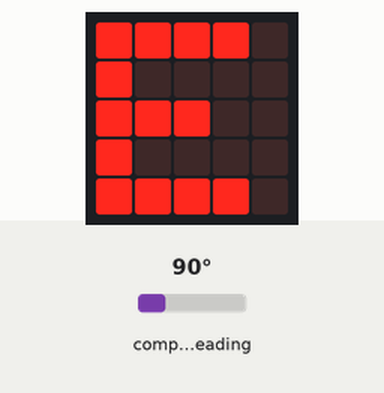
Recording of a program running on a simulated BBC micro:bit (MakeCode). Shown: the board's 5×5 LED display. The inputs (shaded band) are chosen by the test bench; at power-on: compass heading 90°. The compass is already calibrated.

Above: at 1.2 s.
1.3 s: compass heading set to 48°
2.8 s: compass heading set to 40°
At 3.6 s:
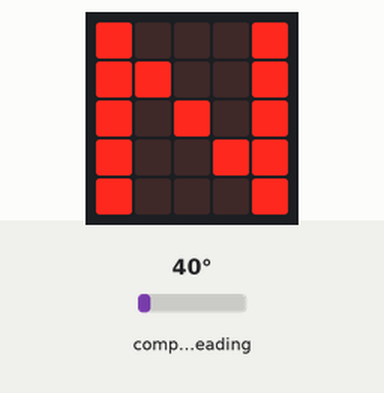
4.5 s: compass heading set to 180°
At 5.1 s:
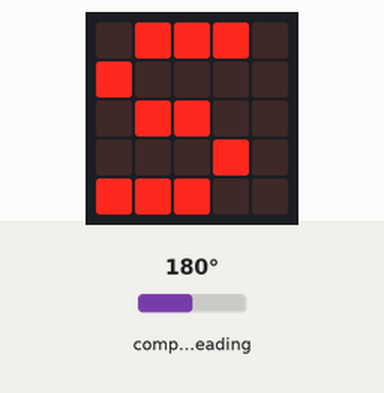
6.1 s: compass heading set to 219°
7.6 s: compass heading set to 230°
At 8.1 s:
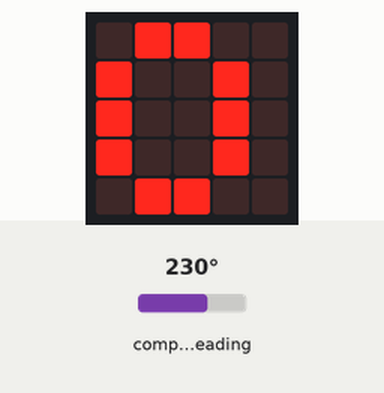
9.2 s: compass heading set to 7°
At 9.6 s:
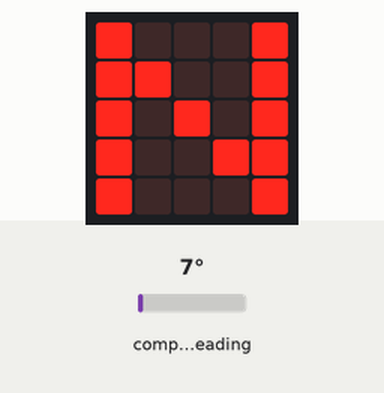
Timing chart, 0 to 11.7 s (numbered marks = the images above; inputs shaded):
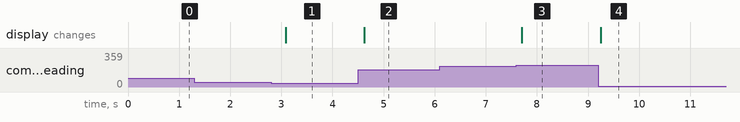

Measured:
- the behaviour switches between 45 and 44° on compass heading (found by bisection; images 0 and 1)
- the behaviour switches between 225 and 226° on compass heading (found by bisection; images 2 and 3)
- after the input at 1.3 s, every drawn part: stays the same
- after the input at 2.8 s, the display: changes after 0.28 s (image 1)
- after the input at 4.5 s, the display: changes after 0.12 s (image 2)
- after the input at 6.1 s, every drawn part: stays the same
- after the input at 7.6 s, the display: changes after 0.11 s (image 3)
- after the input at 9.2 s, the display: changes after 0.05 s (image 4)

The program:

main.ts
```typescript
basic.forever(function () {
    if (input.compassHeading() >= 45 && input.compassHeading() <= 135) {
        basic.showString("E")
    } else if (input.compassHeading() >= 135 && input.compassHeading() <= 225) {
        basic.showString("S")
    } else if (input.compassHeading() >= 225 && input.compassHeading() <= 315) {
        basic.showString("O")
    } else {
        basic.showString("N")
    }
})
```

test.ts
```typescript
// aquí va el archivo "tests"; esto no se compilará cuando este paquete se utilice como una extensión.
```
